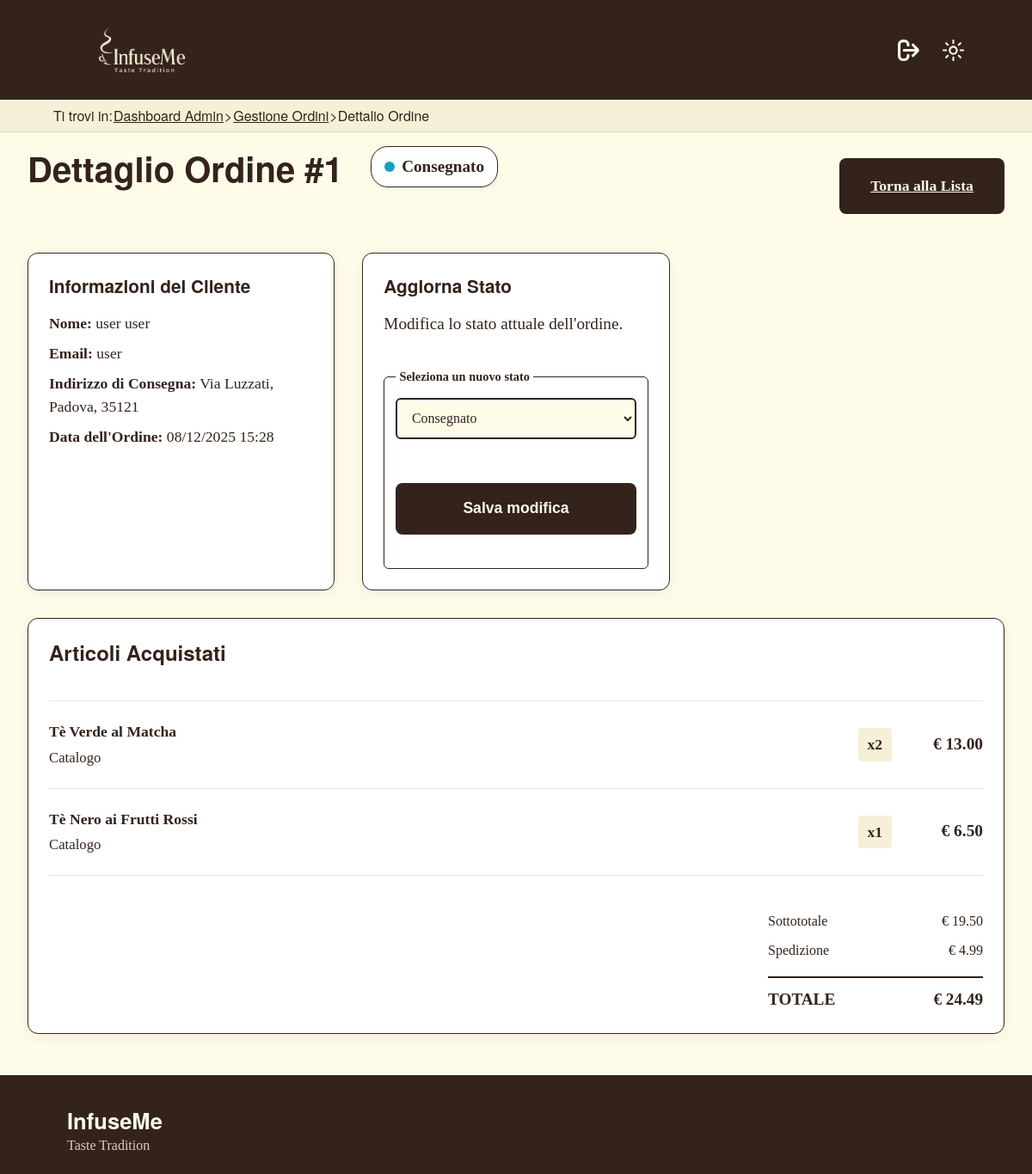
Screenshot of /dettaglioOrdineAdmin.php?id=1 (signed in) with the database file from the repository.
### tables this page shows
CREATE TABLE ordine (
    id_ordine INT UNSIGNED AUTO_INCREMENT PRIMARY KEY,
    id_utente INT UNSIGNED NOT NULL,
    data_ordine DATETIME NOT NULL DEFAULT CURRENT_TIMESTAMP,
    data_consegna DATE NULL,
    indirizzo_spedizione VARCHAR(255) NULL,
    stato_ord ENUM('in_attesa','pagato','in_preparazione','spedito','consegnato','annullato') NOT NULL DEFAULT 'in_attesa',
    conferma_pagamento BOOLEAN NOT NULL DEFAULT FALSE,
    sottototale DECIMAL(10,2) NOT NULL DEFAULT 0.00,
    spese_spedizione DECIMAL(10,2) NOT NULL DEFAULT 4.99,
    totale DECIMAL(10,2) NOT NULL,
    omaggio BOOLEAN NOT NULL DEFAULT FALSE,
    descrizione_omaggio VARCHAR(255) NULL,
    note TEXT NULL,
    FOREIGN KEY (id_utente) REFERENCES utente(id_utente) ON DELETE RESTRICT,
    CONSTRAINT chk_ordine_totale CHECK (totale >= 0),
    CONSTRAINT chk_ordine_sottototale CHECK (sottototale >= 0)
);

CREATE TABLE utente (
    id_utente INT UNSIGNED AUTO_INCREMENT PRIMARY KEY,
    nome VARCHAR(100) NOT NULL,
    cognome VARCHAR(100) NOT NULL,
    email VARCHAR(255) NOT NULL UNIQUE,
    password_hash VARCHAR(255) NOT NULL,
    data_nascita DATE NOT NULL,
    indirizzo VARCHAR(255) NULL,
    citta VARCHAR(100) NULL,
    cap CHAR(5) NULL,
    paese VARCHAR(100) NULL DEFAULT 'Italia',
    data_registrazione DATETIME NOT NULL DEFAULT CURRENT_TIMESTAMP,
    is_active BOOLEAN NOT NULL DEFAULT TRUE
);

CREATE TABLE dettaglio_ordine (
    id_dettaglio INT UNSIGNED AUTO_INCREMENT PRIMARY KEY,
    id_ordine INT UNSIGNED NOT NULL,
    id_prodotto INT UNSIGNED NULL,
    id_custom INT UNSIGNED NULL,
    quantita INT UNSIGNED NOT NULL DEFAULT 1,
    prezzo_unit DECIMAL(10,2) NOT NULL DEFAULT 0.00,
    totale_riga DECIMAL(10,2) GENERATED ALWAYS AS (quantita * prezzo_unit) VIRTUAL,
    note VARCHAR(255) NULL,
    FOREIGN KEY (id_ordine) REFERENCES ordine(id_ordine) ON DELETE CASCADE,
    FOREIGN KEY (id_prodotto) REFERENCES prodotto(id_prodotto) ON DELETE RESTRICT,
    FOREIGN KEY (id_custom) REFERENCES prodotto_custom(id_custom) ON DELETE RESTRICT,
    CONSTRAINT chk_dettaglio_one_product CHECK (
        (id_prodotto IS NOT NULL AND id_custom IS NULL)
        OR
        (id_prodotto IS NULL AND id_custom IS NOT NULL)
    ),
    CONSTRAINT chk_dettaglio_quantita CHECK (quantita > 0),
    CONSTRAINT chk_dettaglio_prezzo CHECK (prezzo_unit >= 0)
);

CREATE TABLE prodotto (
    id_prodotto INT UNSIGNED AUTO_INCREMENT PRIMARY KEY,
    nome VARCHAR(200) NOT NULL UNIQUE,
    descrizione TEXT NOT NULL,
    prezzo DECIMAL(10,2) NOT NULL DEFAULT 0.00,
    grammi INT NULL DEFAULT 50,
    categoria ENUM('tè_verde', 'tè_nero', 'tè_bianco', 'tè_giallo', 'tè_oolong', 'tisana', 'infuso', 'altro') NOT NULL,
    img_path VARCHAR(255) NULL,
    disponibilita INT NOT NULL DEFAULT 200,
    ultima_modifica DATETIME NOT NULL DEFAULT CURRENT_TIMESTAMP ON UPDATE CURRENT_TIMESTAMP,
    id_base INT UNSIGNED NULL,
    FOREIGN KEY (id_base) REFERENCES base(id_base) ON DELETE RESTRICT,
    CONSTRAINT chk_prezzo_positivo CHECK (prezzo >= 0),
    CONSTRAINT chk_grammi_positivi CHECK (grammi > 0)
);

### src/dettaglioOrdineAdmin.php (the view, shortened to what this page needs)
<?php
require_once 'php/connessione.php';
$id_ordine = intval($_GET['id']);
try {
    $sqlOrdine = "SELECT o.*, u.nome, u.cognome, u.email
                  FROM ordine o
                  JOIN utente u ON o.id_utente = u.id_utente
                  WHERE o.id_ordine = ?";
    $stmt = $pdo->prepare($sqlOrdine);
    $stmt->execute([$id_ordine]);
    $ordine = $stmt->fetch();
    $sqlDettagli = "SELECT do.*,
                           p.nome AS nome_prodotto, p.img_path,
                           pc.nome_blend, pc.grammi AS grammi_custom
                    FROM dettaglio_ordine do
                    LEFT JOIN prodotto p ON do.id_prodotto = p.id_prodotto
                    LEFT JOIN prodotto_custom pc ON do.id_custom = pc.id_custom
                    WHERE do.id_ordine = ?";
    $stmtDet = $pdo->prepare($sqlDettagli);
    $stmtDet->execute([$id_ordine]);
    $dettagli = $stmtDet->fetchAll();
} catch (PDOException $e) {
    die("Errore caricamento dati: " . $e->getMessage());
}
$menuHtml = '';
$stato = $ordine['stato_ord'];
$mappaStati = [
    'annullato'       => 'stato-rosso',
    'in_attesa'       => 'stato-giallo',
    'in_preparazione' => 'stato-giallo',
    'pagato'          => 'stato-verde',
    'spedito'         => 'stato-verde',
    'consegnato'      => 'stato-blu'
];
$classStato = isset($mappaStati[$stato]) ? $mappaStati[$stato] : 'stato-giallo';
$statoFormattato = ucfirst(str_replace('_', ' ', $stato));
$opzioniStatoArr = [
    'in_attesa' => 'In attesa',
    'pagato' => 'Pagato',
    'in_preparazione' => 'In preparazione',
    'spedito' => 'Spedito',
    'consegnato' => 'Consegnato',
    'annullato' => 'Annullato'
];
$optionsHtml = '';
foreach ($opzioniStatoArr as $val => $label) {
    $sel = ($stato === $val) ? 'selected' : '';
    $optionsHtml .= "<option value=\"$val\" $sel>$label</option>";
}
$listaProdottiHtml = '';
foreach ($dettagli as $item) {
    $nomeItem = !empty($item['nome_prodotto']) ? htmlspecialchars($item['nome_prodotto']) : htmlspecialchars($item['nome_blend']);
    $tipoItem = !empty($item['nome_prodotto']) ? "Catalogo" : "Blend Custom";
    $prezzoFmt = number_format($item['totale_riga'], 2);
    $listaProdottiHtml .= <<<HTML
    <li class="product-item">
        <div class="product-info">
            <strong>{$nomeItem}</strong>
            <span class="product-type">{$tipoItem}</span>
        </div>
        <div class="product-pricing">
            <span class="qty-badge">x{$item['quantita']}</span>
            <span class="price">€ {$prezzoFmt}</span>
        </div>
    </li>
HTML;
}
$noteBlock = '';
$msgHtml = '';
$templatePath = 'html/dettaglioOrdineAdmin.html';
if (file_exists($templatePath)) {
    $html = file_get_contents($templatePath);
    $html = str_replace('[ACTION_URL]', "dettaglioOrdineAdmin.php?id=$id_ordine", $html);
    $html = str_replace('[menuVoci]', $menuHtml, $html);
    $html = str_replace('[ID_ORDINE]', $id_ordine, $html);
    $html = str_replace('[CLASS_STATO]', $classStato, $html);
    $html = str_replace('[STATO_TEXT]', $statoFormattato, $html);
    $html = str_replace('[MESSAGGI_SISTEMA]', $msgHtml, $html);
    $nomeCompleto = htmlspecialchars($ordine['nome'] . " " . $ordine['cognome']);
    $email = htmlspecialchars($ordine['email']);
    $indirizzo = htmlspecialchars($ordine['indirizzo_spedizione']);
    $dataOrdine = date("d/m/Y H:i", strtotime($ordine['data_ordine']));
    $html = str_replace('[NOME_CLIENTE]', $nomeCompleto, $html);
    $html = str_replace('[EMAIL_CLIENTE]', $email, $html);
    $html = str_replace('[INDIRIZZO_SPEDIZIONE]', $indirizzo, $html);
    $html = str_replace('[DATA_ORDINE]', $dataOrdine, $html);
    $html = str_replace('[OPTIONS_STATO]', $optionsHtml, $html);
    $html = str_replace('[LISTA_PRODOTTI]', $listaProdottiHtml, $html);
    $html = str_replace('[SOTTOTOTALE]', number_format($ordine['sottototale'], 2), $html);
    $html = str_replace('[SPEDIZIONE]', number_format($ordine['spese_spedizione'], 2), $html);
    $html = str_replace('[TOTALE]', number_format($ordine['totale'], 2), $html);
    $html = str_replace('[NOTE_CLIENTE]', $noteBlock, $html);
    echo $html;
} else {
    die("Errore: Template dettaglioOrdineAdmin.html non trovato.");
}
?>

### src/css/mini.css (style rules this page uses)
@media screen and (min-width: 768px) { .container, .header-container { max-width: 720px; padding: 0 1.5em; } }
@media screen and (min-width: 1024px) { .container, .header-container { max-width: 960px; padding: 0 2em; } }
@media screen and (min-width: 1200px) { .container, .header-container { max-width: 1140px; } }
.header-container { display: flex; justify-content: space-between; align-items: center; flex-wrap: nowrap; gap: 2em; }
@media (max-width: 1200px) and (min-width: 1025px) { header { padding: 1em 0; } }
@media (max-width: 1200px) and (min-width: 1025px) { .header-container { padding: 0 40px; } }
@media (max-width: 1200px) and (min-width: 1025px) { .logo { width: 190px; height: 55px; } }
@media (max-width: 1200px) and (min-width: 1025px) { .header-utilities { gap: 0.5em; } }
@media (max-width: 1200px) and (min-width: 1025px) { header .icon-button { width: 44px; height: 44px; } }
@media (max-width: 1200px) and (min-width: 1025px) { header .icon-button svg { width: 25px; height: 25px; } }
@media (max-width: 1200px) and (min-width: 1025px) { .mobile-menu-wrapper .theme-toggle { background-color: transparent; } }

### src/css/print.css (style rules this page uses)
header, footer, nav, .skip-link, .hero-background, .hero-buttons, .fixed-filter-btn, .filter-panel, .sort-options-vertical, #noResults, .bottone-primario, .add-to-cart-icon, .slogan-section, .btn, .admin-actions, .riepilogo-mobile-overlay, .sidebar-config, .btn-reset-link, .btn-conferma, #form-blend, a.pulsante-torna-su, .back-to-top, #aggiungiCarrello { display: none; }
img { border: none; display: block; }
section { margin: 0; padding: 0; }
.user-grid { display: grid; grid-template-columns: 1fr 1fr; gap: 0.3cm; margin: 0; padding: 0; }
.user-card { display: flex; flex-direction: row; align-items: flex-start; justify-content: space-between; page-break-inside: avoid; break-inside: avoid; border: 0.5pt solid #000; border-radius: 2px; padding: 0.3cm; min-height: 3cm; box-sizing: border-box; }
.user-card .card-content { flex: 1; text-align: left; padding-right: 0.3cm; }
.user-card h2 { margin: 0 0 0.2cm 0; font-size: 11pt; font-weight: bold; line-height: 1.2; }
.admin-details { page-break-inside: avoid; break-inside: avoid; margin-top: 0.2cm; }
.admin-details p { margin: 0.1cm 0; font-size: 9pt; line-height: 1.2; }
.admin-details strong { font-weight: 700; font-size: 9pt; }
main#main-content { margin: 0; padding: 0.3cm; max-width: 100%; }

### rows the page displays
ordine: totale+spese_spedizione+sottototale (picture)
dettaglio_ordine: id_prodotto.nome "Tè Verde al Matcha", id_prodotto.nome "Catalogo", quantita "2", totale_riga "13.00"
dettaglio_ordine: id_prodotto.nome "Tè Nero ai Frutti Rossi", id_prodotto.nome "Catalogo", quantita "1", totale_riga "6.50"
